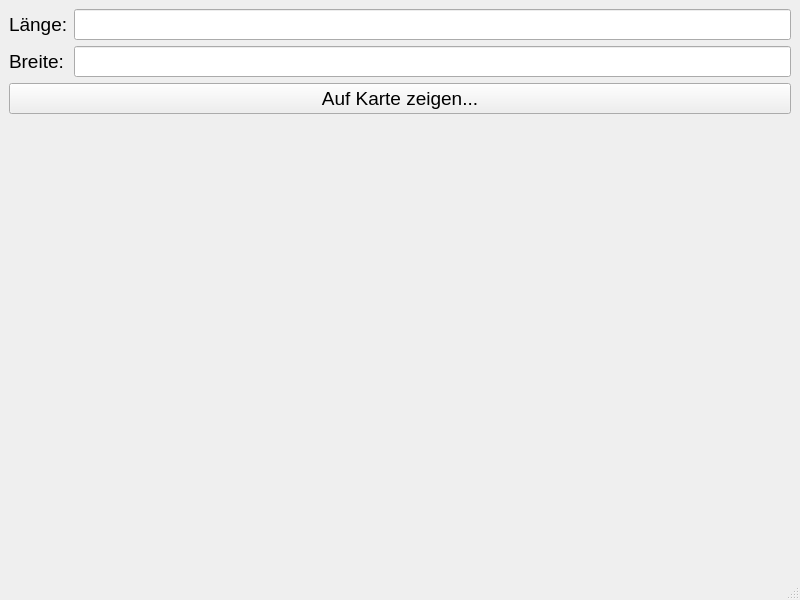
<?xml version="1.0" encoding="UTF-8"?>
<ui version="4.0">
 <class>MainWindow</class>
 <widget class="QMainWindow" name="MainWindow">
  <property name="geometry">
   <rect>
    <x>0</x>
    <y>0</y>
    <width>800</width>
    <height>600</height>
   </rect>
  </property>
  <property name="windowTitle">
   <string>MainWindow</string>
  </property>
  <widget class="QWidget" name="centralwidget">
   <layout class="QHBoxLayout" name="horizontalLayout">
    <item>
     <layout class="QFormLayout" name="formLayout">
      <item row="1" column="1">
       <widget class="QLineEdit" name="lineEdit">
        <property name="font">
         <font>
          <pointsize>14</pointsize>
         </font>
        </property>
       </widget>
      </item>
      <item row="1" column="0">
       <widget class="QLabel" name="label">
        <property name="font">
         <font>
          <pointsize>14</pointsize>
         </font>
        </property>
        <property name="text">
         <string>Länge:</string>
        </property>
       </widget>
      </item>
      <item row="2" column="0">
       <widget class="QLabel" name="label_2">
        <property name="font">
         <font>
          <pointsize>14</pointsize>
         </font>
        </property>
        <property name="text">
         <string>Breite:</string>
        </property>
       </widget>
      </item>
      <item row="2" column="1">
       <widget class="QLineEdit" name="lineEdit_2">
        <property name="font">
         <font>
          <pointsize>14</pointsize>
         </font>
        </property>
       </widget>
      </item>
      <item row="4" column="1">
       <layout class="QVBoxLayout" name="verticalLayout_2"/>
      </item>
      <item row="3" column="0" colspan="2">
       <widget class="QPushButton" name="pushButton">
        <property name="font">
         <font>
          <pointsize>14</pointsize>
         </font>
        </property>
        <property name="text">
         <string>Auf Karte zeigen...</string>
        </property>
       </widget>
      </item>
     </layout>
    </item>
   </layout>
  </widget>
  <widget class="QMenuBar" name="menubar">
   <property name="geometry">
    <rect>
     <x>0</x>
     <y>0</y>
     <width>800</width>
     <height>26</height>
    </rect>
   </property>
  </widget>
  <widget class="QStatusBar" name="statusbar"/>
 </widget>
 <resources/>
 <connections/>
</ui>
